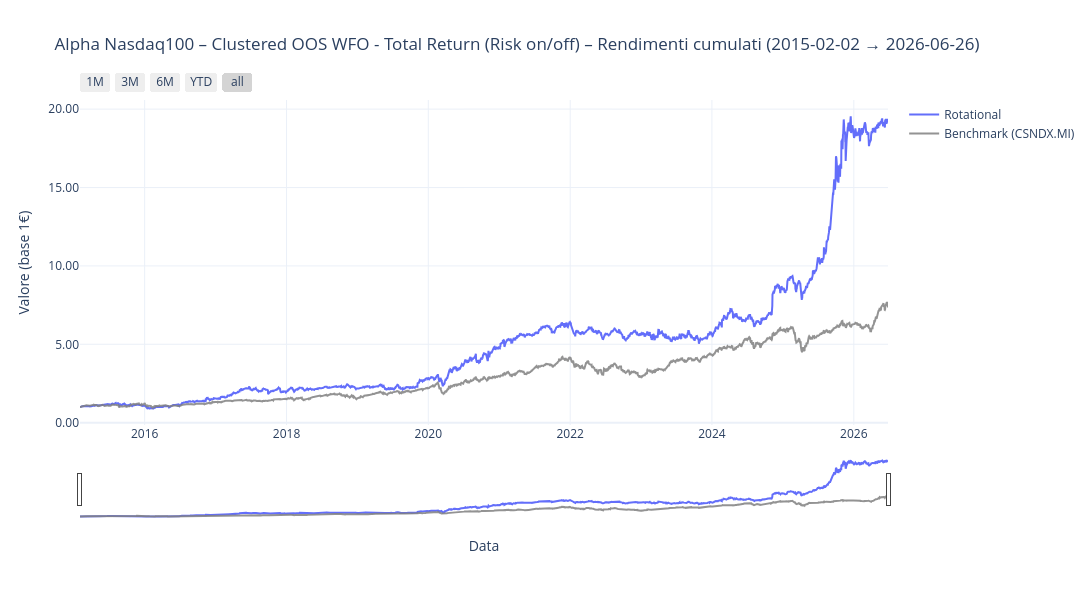
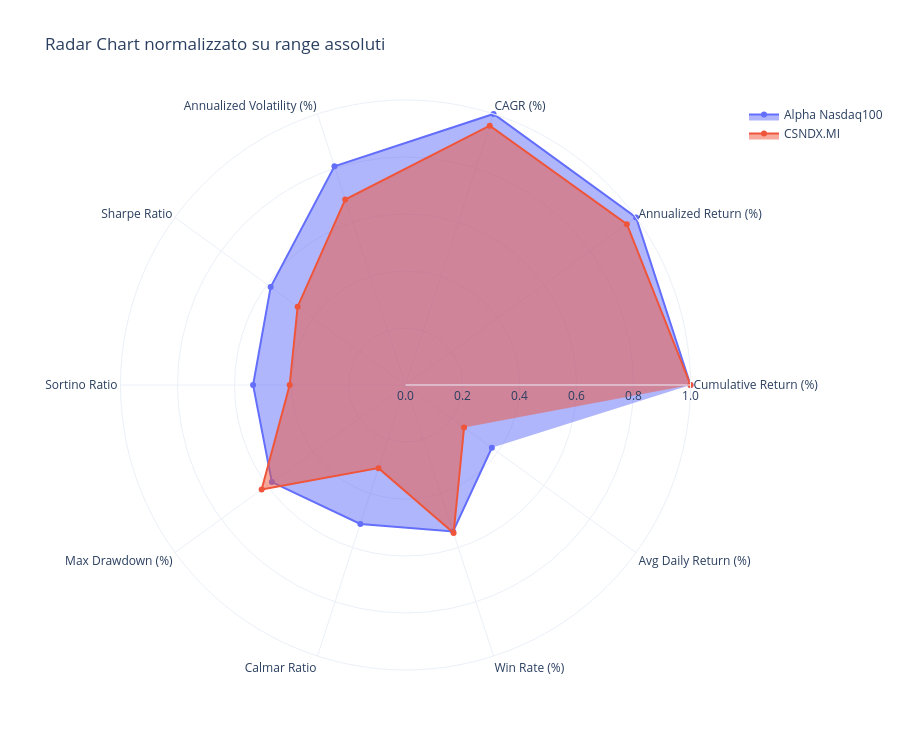
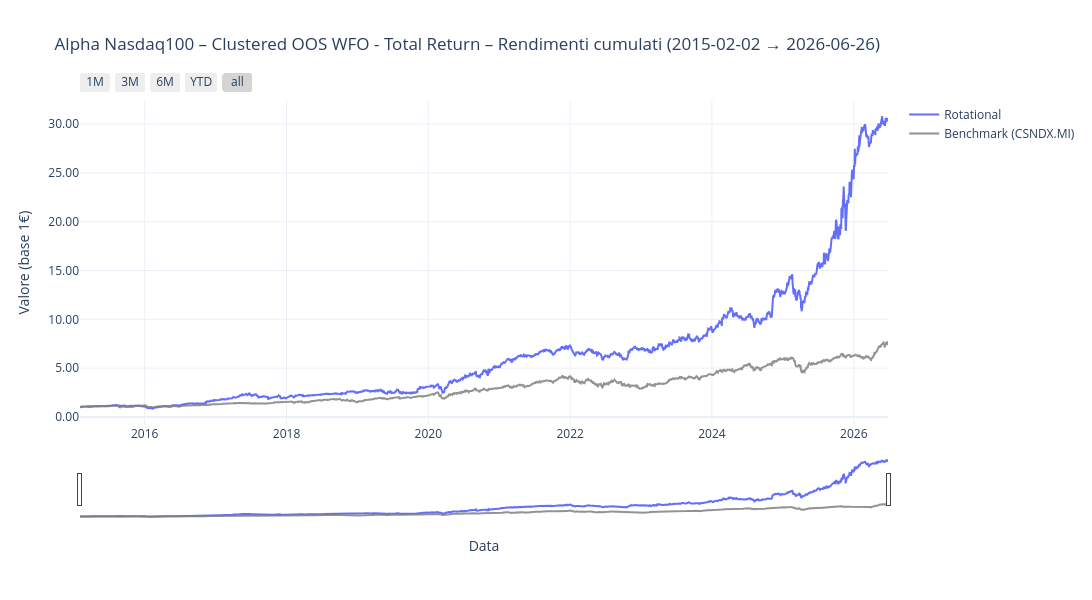
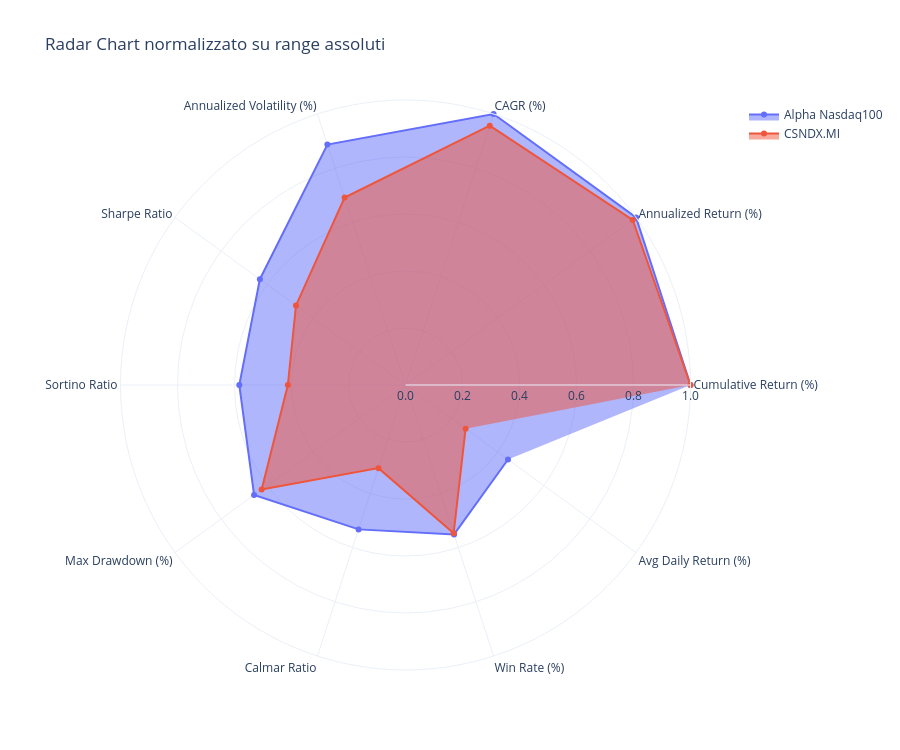

The notebook cell saved with these charts, in order:
### Markdown cell above
### §5b — WFO Clusterizzata

**Nota**: usa `build_cluster_grids` internamente — la `reduced_grid` della stability
non viene applicata. I flag binari variano liberamente per cluster
(debito metodologico, vedere CLAUDE.md).

### Code cell
use_clustering     = True
adaptive_k         = True
adaptive_k_method  = 'hybrid'
max_clusters       = 5
lookback_days      = 504
n_top_min          = 2
save_plots         = True

results_cluster = run_wfo_pipeline(
    # Dati
    stocks_data_raw    = stocks_data_raw,
    stocks_data        = stocks_data,
    benchmark_data     = benchmark_data,
    benchmark_data_raw = benchmark_data_raw,
    tickers            = tickers,
    risk_off_data      = risk_off_data,
    # Parametri WFO
    ratio              = ratio,
    metric             = metric,
    start_date         = pipeline_start_date,
    end_date           = end_date,
    cores              = cores,
    verbose            = verbose,
    force_next_year_params = force_next_year_params,
    # Parametri clustering
    use_clustering     = use_clustering,
    adaptive_k         = adaptive_k,
    adaptive_k_method  = adaptive_k_method,
    n_clusters         = max_clusters,
    lookback_days      = lookback_days,
    n_top_min          = n_top_min,
    # Parametri portafoglio
    portfolio_title    = portfolio_title,
    benchmark_title    = benchmark_title,
    init_cash          = init_cash,
    risk_on_off        = True,
    plot               = True,
    # Salvataggio plot
    save_plots         = save_plots,
    plots_dir          = plots_dir,
    profile            = profile,
    asset_type         = portfolio.get('asset_type', 'stock'),
    wfo_audit_path_base = str(reports_dir / f"{portfolio_title}_{year}"),
)

pf_rot_cluster           = results_cluster['pf_rot']
pf_rot_cluster_base      = results_cluster['pf_rot_base']
regime_cluster           = results_cluster['regime']
summary_df_cluster       = results_cluster['summary_df']
sel_tickers_cluster      = results_cluster['sel_tickers']
sel_tickers_cluster_base = results_cluster['sel_tickers_base']

# results_cluster = None   # placeholder se non eseguita

### Figure 1 — Plotly figure (JSON) as saved in the notebook; plotly's stock layout.template omitted (floating-point values rounded to 4 significant figures; data arrays with more than 128 entries replaced by an {"elided": "..."} marker saying what was removed)
{"data": [{"line": {"width": 2}, "mode": "lines", "name": "Rotational", "type": "scatter", "x": {"elided": "2944 str values"}, "y": {"elided": "2944 float values"}}, {"line": {"color": "gray", "width": 2}, "mode": "lines", "name": "Benchmark (CSNDX.MI)", "opacity": 0.85, "type": "scatter", "x": {"elided": "2944 str values"}, "y": {"elided": "2944 float values"}}], "layout": {"height": 600, "title": {"text": "Alpha Nasdaq100 – Clustered OOS WFO - Total Return (Risk on/off) – Rendimenti cumulati (2015-02-02 → 2026-06-26)"}, "width": 1200, "xaxis": {"rangeselector": {"buttons": [{"count": 1, "label": "1M", "step": "month", "stepmode": "backward"}, {"count": 3, "label": "3M", "step": "month", "stepmode": "backward"}, {"count": 6, "label": "6M", "step": "month", "stepmode": "backward"}, {"count": 1, "label": "YTD", "step": "year", "stepmode": "todate"}, {"step": "all"}]}, "rangeslider": {"visible": true}, "title": {"text": "Data"}, "type": "date"}, "yaxis": {"tickformat": ".2f", "title": {"text": "Valore (base 1€)"}}}}

### Figure 2 — Plotly figure (JSON) as saved in the notebook; plotly's stock layout.template omitted (floating-point values rounded to 4 significant figures)
{"data": [{"fill": "toself", "name": "Alpha Nasdaq100", "r": [1, 1, 1, 0.8069, 0.5848, 0.5348, 0.5795, 0.5125, 0.5403, 0.3745], "theta": ["Cumulative Return (%)", "Annualized Return (%)", "CAGR (%)", "Annualized Volatility (%)", "Sharpe Ratio", "Sortino Ratio", "Max Drawdown (%)", "Calmar Ratio", "Win Rate (%)", "Avg Daily Return (%)"], "type": "scatterpolar"}, {"fill": "toself", "name": "CSNDX.MI", "r": [1, 0.9601, 0.9568, 0.6841, 0.4678, 0.4064, 0.6238, 0.3067, 0.5464, 0.254], "theta": ["Cumulative Return (%)", "Annualized Return (%)", "CAGR (%)", "Annualized Volatility (%)", "Sharpe Ratio", "Sortino Ratio", "Max Drawdown (%)", "Calmar Ratio", "Win Rate (%)", "Avg Daily Return (%)"], "type": "scatterpolar"}], "layout": {"height": 750, "polar": {"radialaxis": {"range": [0, 1], "tickformat": ".1f", "visible": true}}, "showlegend": true, "title": {"text": "Radar Chart normalizzato su range assoluti"}, "width": 900}}

### Figure 3 — Plotly figure (JSON) as saved in the notebook; plotly's stock layout.template omitted (floating-point values rounded to 4 significant figures; data arrays with more than 128 entries replaced by an {"elided": "..."} marker saying what was removed)
{"data": [{"line": {"width": 2}, "mode": "lines", "name": "Rotational", "type": "scatter", "x": {"elided": "2867 str values"}, "y": {"elided": "2867 float values"}}, {"line": {"color": "gray", "width": 2}, "mode": "lines", "name": "Benchmark (CSNDX.MI)", "opacity": 0.85, "type": "scatter", "x": {"elided": "2867 str values"}, "y": {"elided": "2867 float values"}}], "layout": {"height": 600, "title": {"text": "Alpha Nasdaq100 – Clustered OOS WFO - Total Return – Rendimenti cumulati (2015-02-02 → 2026-06-26)"}, "width": 1200, "xaxis": {"rangeselector": {"buttons": [{"count": 1, "label": "1M", "step": "month", "stepmode": "backward"}, {"count": 3, "label": "3M", "step": "month", "stepmode": "backward"}, {"count": 6, "label": "6M", "step": "month", "stepmode": "backward"}, {"count": 1, "label": "YTD", "step": "year", "stepmode": "todate"}, {"step": "all"}]}, "rangeslider": {"visible": true}, "title": {"text": "Data"}, "type": "date"}, "yaxis": {"tickformat": ".2f", "title": {"text": "Valore (base 1€)"}}}}

### Figure 4 — Plotly figure (JSON) as saved in the notebook; plotly's stock layout.template omitted (floating-point values rounded to 4 significant figures)
{"data": [{"fill": "toself", "name": "Alpha Nasdaq100", "r": [1, 1, 1, 0.8869, 0.6316, 0.5832, 0.6567, 0.5327, 0.5513, 0.4445], "theta": ["Cumulative Return (%)", "Annualized Return (%)", "CAGR (%)", "Annualized Volatility (%)", "Sharpe Ratio", "Sortino Ratio", "Max Drawdown (%)", "Calmar Ratio", "Win Rate (%)", "Avg Daily Return (%)"], "type": "scatterpolar"}, {"fill": "toself", "name": "CSNDX.MI", "r": [1, 0.9854, 0.9568, 0.6915, 0.475, 0.4128, 0.6238, 0.3067, 0.5468, 0.2607], "theta": ["Cumulative Return (%)", "Annualized Return (%)", "CAGR (%)", "Annualized Volatility (%)", "Sharpe Ratio", "Sortino Ratio", "Max Drawdown (%)", "Calmar Ratio", "Win Rate (%)", "Avg Daily Return (%)"], "type": "scatterpolar"}], "layout": {"height": 750, "polar": {"radialaxis": {"range": [0, 1], "tickformat": ".1f", "visible": true}}, "showlegend": true, "title": {"text": "Radar Chart normalizzato su range assoluti"}, "width": 900}}
